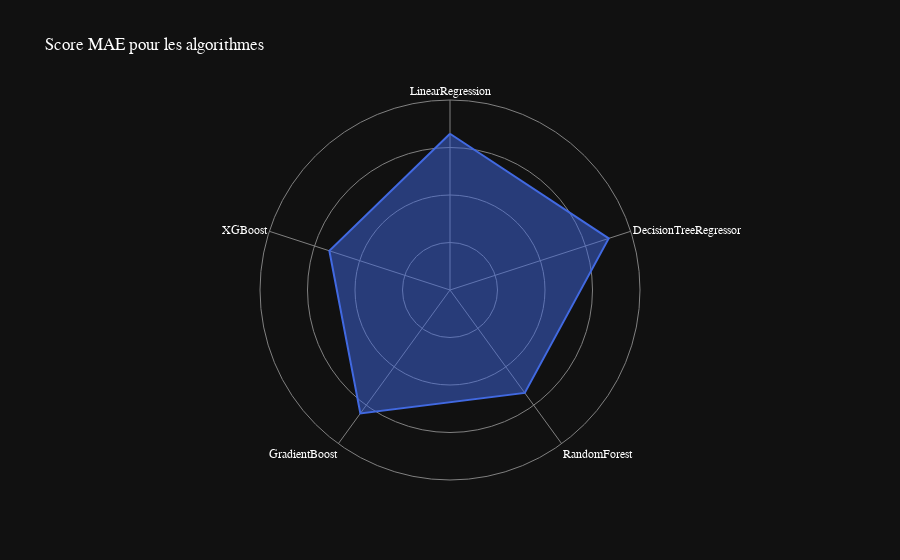

The notebook cell this image was saved under:
### Code cell
# affichage en spiderchart des scores MAE des algorithmes
data = [
    {'r': mae_linear/10e3, 'theta': 'LinearRegression'},
    {'r': mae_tree/10e3, 'theta': 'DecisionTreeRegressor'},
    {'r': mae_random_forest/10e3, 'theta': 'RandomForest'},
    {'r': mae_gradient/10e3, 'theta': 'GradientBoost'},
    {'r': mae_xgboost/10e3, 'theta': 'XGBoost'}
]
fig = px.line_polar(data, r='r', theta='theta',title="Score MAE pour les algorithmes", line_close=True, template='plotly_dark', color_discrete_sequence=['royalblue'])
fig.update_traces(fill='toself')
# change la police
fig.update_layout(
    font=dict(
        family="Optima",
        size=12,
        color="white"
    )
)
# Masquer la ligne représentant les valeurs de 0 à 5 sur l'axe radial
fig.update_layout(
    polar=dict(
        radialaxis=dict(
            showline=False, # masquer la ligne sur l'axe radial
            range=[0,200], # plage maximale de l'axe radial
            showticklabels=False
        )
    )
)
# changer les couleurs de fond et de la grille
fig.update_layout(
    polar=dict(
        radialaxis=dict(gridcolor='gray', linecolor='gray'),
        angularaxis=dict(gridcolor='gray', linecolor='gray')
    )
)
fig.show()

### Figure 1 — Plotly figure (JSON) as saved in the notebook; plotly's stock layout.template omitted (floating-point values rounded to 4 significant figures)
{"data": [{"fill": "toself", "hovertemplate": "r=%{r}<br>theta=%{theta}<extra></extra>", "legendgroup": "", "line": {"color": "royalblue", "dash": "solid"}, "marker": {"symbol": "circle"}, "mode": "lines", "name": "", "r": [164.5, 175.7, 133.9, 160.6, 133.5, 164.5], "showlegend": false, "subplot": "polar", "theta": ["LinearRegression", "DecisionTreeRegressor", "RandomForest", "GradientBoost", "XGBoost", "LinearRegression"], "type": "scatterpolar"}], "layout": {"font": {"color": "white", "family": "Optima", "size": 12}, "legend": {"tracegroupgap": 0}, "polar": {"angularaxis": {"direction": "clockwise", "gridcolor": "gray", "linecolor": "gray", "rotation": 90}, "domain": {"x": [0, 1], "y": [0, 1]}, "radialaxis": {"gridcolor": "gray", "linecolor": "gray", "range": [0, 200], "showline": false, "showticklabels": false}}, "title": {"text": "Score MAE pour les algorithmes"}}}
